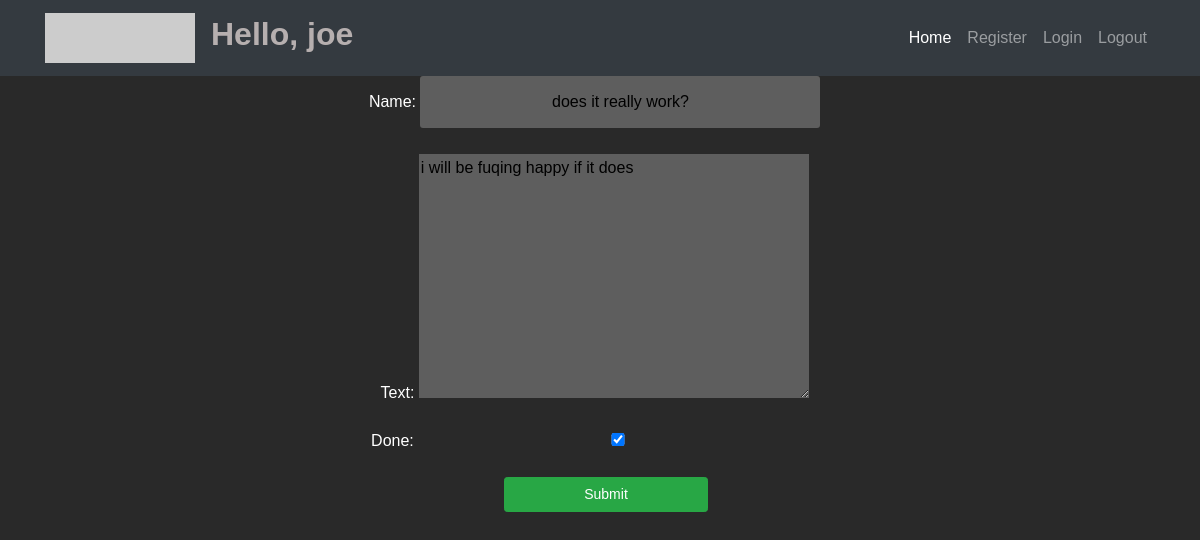
Page /todo/update/10 (signed in) on the committed database.
### tdapp/models.py (models this page shows, shortened)
class Task(models.Model):
    name = models.CharField(max_length=200, default='Untitled')
    creation_date = models.DateTimeField(auto_now_add=True, null=True)
    text = models.TextField()
    done = models.BooleanField(default=False)
    user = models.ForeignKey(User, on_delete=models.SET_NULL, null=True)

### tdapp/views.py (the view)
# urls.py: path('update/<str:pk>', views.update_task, name='update'),
@login_required(login_url='login')
def update_task(request, pk):
    task = Task.objects.get(id=pk)
    form = TaskForm(instance=task)
    if request.method == 'POST':
        form = TaskForm(request.POST, instance=task)
        if form.is_valid():
            form.save()
            return redirect('/guest/' + str(task.user.id))
    context = {'form': form}
    return render(request, 'tdapp/create_task.html', context)

### tdapp/forms.py
class TaskForm(ModelForm):
    class Meta:
        model = Task
        fields = ['name', 'text', 'done']

### templates/tdapp/create_task.html (shortened to what this page needs)
{% extends 'tdapp/base.html' %}
{% block content %}
<form action="" method="post">
    {{ form.as_p }}
    <input type="submit" name="Submit" class="btn btn-sm btn-success">
</form>
{% endblock %}

### templates/tdapp/base.html (shortened to what this page needs)
<!DOCTYPE html>
{% load static %}
<html lang="en">
<head>
        <link rel="stylesheet"
          href="https://stackpath.bootstrapcdn.com/bootstrap/4.3.1/css/bootstrap.min.css"
>
        <link rel="stylesheet"
              type="text/css"
              href="{% static 'css/main.css' %}">
</head>
<body>
<nav class="navbar navbar-expand-lg navbar-dark bg-dark static-top">
  <div class="container">
    <a class="navbar-brand" href="#">
          <img src="http://placehold.it/150x50?text=Logo" alt="">
        </a>
    <div class="collapse navbar-collapse" id="navbarResponsive">
        <h1>Hello, {{ request.user }} </h1>
      <ul class="navbar-nav ml-auto">
        <li class="nav-item active">
          <a class="nav-link" href="{% url 'tdapp:home' %}">Home
              </a>
        </li>
        <li class="nav-item">
          <a class="nav-link" href="{% url 'tdapp:register' %}">Register</a>
        </li>
        <li class="nav-item">
          <a class="nav-link" href="{% url 'tdapp:login' %}">Login</a>
        </li>
        <li class="nav-item">
          <a class="nav-link" href="{% url 'tdapp:logout' %}">Logout</a>
        </li>
      </ul>
    </div>
  </div>
</nav>
<div class="container">
  {% block content %}
  {% endblock %}
</div>
</body>
</html>

### static/css/main.css (style rules this page uses)
html, body { margin: 0; padding: 0; border: 0; font-size: 100%; }
body { background: #292929; font-family: sans-serif; }
h1 { color: #b6afaf; text-align: center; font-size: 32px; font-weight: 900; }
* { box-sizing: border-box; }
form { margin-left: 27%; text-align: center; width: 500px; color: white; }
input { padding: 12px 0; margin-bottom: 10px; border-radius: 3px; border: 2px solid transparent; text-align: center; width: 80%; font-size: 16px; transition: border .2s, background-color .2s; background-color: #5e5e5e; }
form .btn { color: #fff; line-height: 25px; cursor: pointer; position: absolute; width: 17%; left: 42%; }
textarea { background-color: #5e5e5e; position: center; border: #5e5e5e;; }
p { color: white; }

### rows in the picture
Task: name "does it really work?", text "i will be fuqing happy if it does", done "☑"

### other values in the picture
{{ request.user }} "joe"
